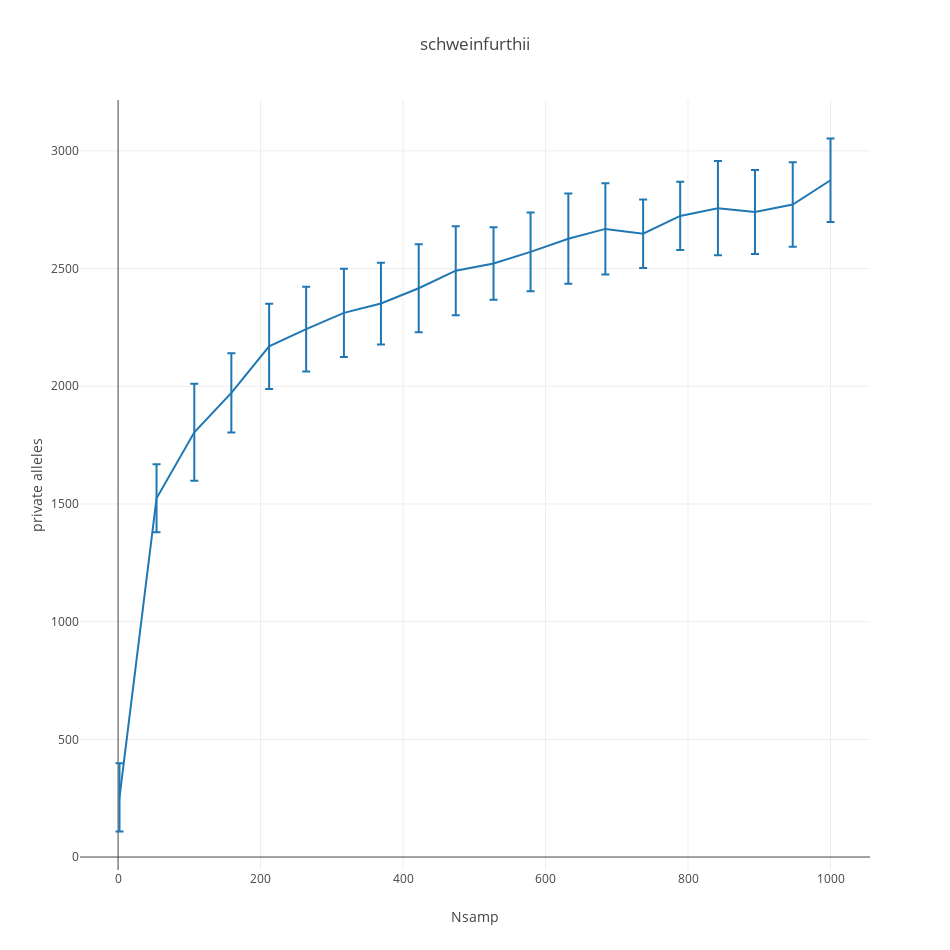

Write notebook code for a chart like this one.
### Markdown cell above
The number of private alleles sampled is plotted against sample size.

### Code cell
stats_dict= {
    z: {
        'mean': np.mean(g),
        'std': np.std(g)
    } for z,g in Nstudy_dict.items()
}

samp_order= sorted(Nstudy_dict.keys())

fig= [go.Scatter(
    x= samp_order,
    y= [stats_dict[x]['mean'] for x in samp_order],
    error_y= dict(
        array= [stats_dict[x]['std'] for x in samp_order],
        type= 'data',
        #symmetric= True,
        visible=True
    )
)]

layout= go.Layout(
    title= pop_select,
    xaxis= dict(
        title= 'Nsamp'
    ),
    yaxis= dict(
        title= 'private alleles'
    ),
    width= 950,
    height= 950
)

Figure= go.Figure(data=fig, layout= layout)
iplot(Figure)

### Figure 1 — Plotly figure (JSON) as saved in the notebook; plotly's stock layout.template omitted (floating-point values rounded to 4 significant figures)
{"data": [{"error_y": {"array": [145.0, 144.6, 206.0, 168.4, 181.1, 180.2, 187.3, 173.7, 186.5, 189.3, 153.7, 167.0, 191.6, 193.4, 145.4, 144.6, 200.0, 178.6, 179.3, 177.2], "type": "data", "visible": true}, "type": "scatter", "uid": "f4935dff-b314-45db-82cc-b169ca28eaba", "x": [2, 54, 107, 159, 212, 264, 317, 369, 422, 474, 527, 579, 632, 684, 737, 789, 842, 894, 947, 1000], "y": [253.5, 1524.0, 1805.0, 1972.0, 2169.0, 2243.0, 2312.0, 2352.0, 2416.0, 2491.0, 2522.0, 2571.0, 2627.0, 2669.0, 2648.0, 2724.0, 2757.0, 2740.0, 2772.0, 2875.0]}], "layout": {"height": 950, "title": {"text": "schweinfurthii"}, "width": 950, "xaxis": {"title": {"text": "Nsamp"}}, "yaxis": {"title": {"text": "private alleles"}}}}
